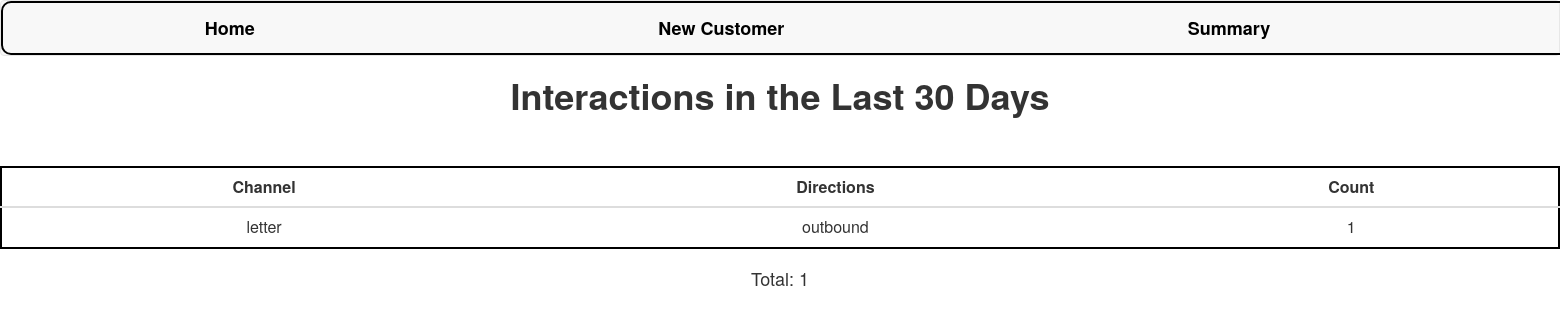
The page /summary/ on the database its author committed.
### customer360/models.py (models this page shows)
class Interaction(models.Model):
    CHANNEL_CHOICES = [
        ('phone', 'Phone'),
        ('sms', 'SMS'),
        ('email', 'Email'),
        ('letter', 'Letter'),
        ('social_media', 'Social Media')
    ]
    DIRECTION_CHOICES = [
        ('inbound', 'Inbound'),
        ('outbound', 'Outbound'),
    ]
    customer = models.ForeignKey(Customer, on_delete=models.CASCADE)
    channel = models.CharField(max_length=15, choices=CHANNEL_CHOICES)
    direction = models.CharField(max_length=10, choices=DIRECTION_CHOICES)
    interaction_date = models.DateField(auto_now_add=True)
    summary = models.TextField()

### customer360/views.py (the view)
# urls.py: path('summary/', views.summary, name='summary'),
def summary(request):
    thirty_days_ago = date.today() - timedelta(days=30)
    interactions = Interaction.objects.filter(interaction_date__gte=thirty_days_ago)
    count = len(interactions)
    interactions = interactions.values('channel', 'direction').annotate(count=Count('channel'))
    context = {
        'interactions': interactions,
        'count': count
    }
    return render(request, 'summary.html', context=context)

### customer360/templates/summary.html
{% extends 'base.html' %}
{% load static %}
{% block content %}
<html>
    <body>
        <h1>Interactions in the Last 30 Days</h1>
        {% if not interactions %}
            <p>There were no interactions in the last 30 days</p>
        {% else %}
            <table class='table'>
                <thead>
                    <tr>
                        <th>Channel</th>
                        <th>Directions</th>
                        <th>Count</th>
                    </tr>
                </thead>
                <tbody>
                    {% for interaction in interactions %}
                        <tr>
                            <td>{{interaction.channel}}</td>
                            <td>{{interaction.direction}}</td>
                            <td>{{interaction.count}}</td>
                        </tr>
                    {% endfor %}
                </tbody>
            </table>
            <h4>Total: {{count}}</h4>
        {% endif %}
    </body>
</html>
{% endblock content %}

### static/css/main.css (style rules this page uses)
body { text-align: center; margin: auto; }
h1,p { font-weight: bold; }
table { margin: auto; border: 2px solid #000000; margin-top: 50px; border-radius: 15px; background-color: white; text-align: center; }
th { text-align: center; }

### rows shown on the page
Interaction: channel "letter", direction "outbound", count "1"

### other values the page prints
{{ count }} "1"
